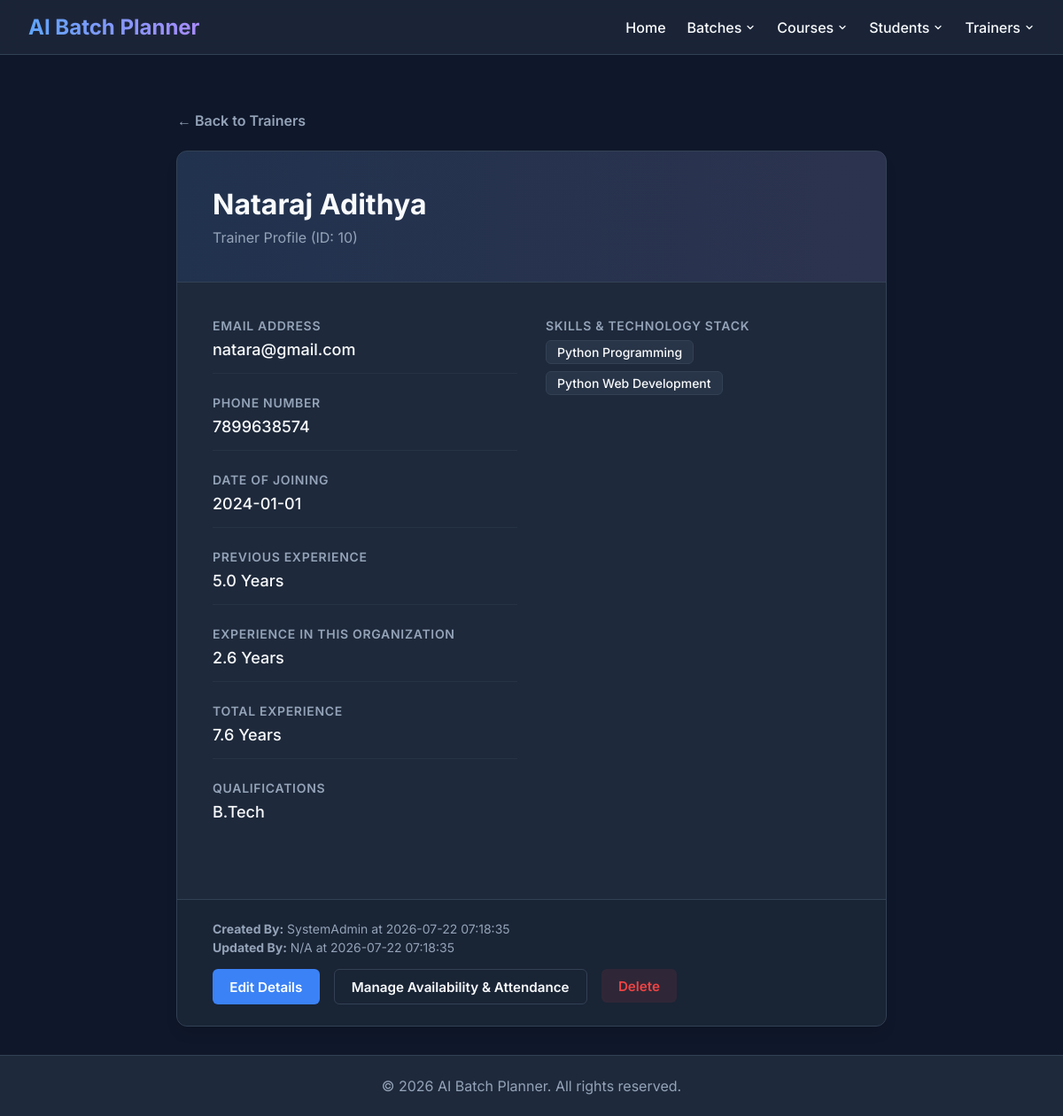
/trainers/10, run on the app's committed database.
### tables this page shows
CREATE TABLE trainer (
    trainer_id INTEGER PRIMARY KEY AUTOINCREMENT,

    full_name TEXT NOT NULL,

    email TEXT NOT NULL UNIQUE,

    phone TEXT NOT NULL UNIQUE,

    skills TEXT NOT NULL,

    qualifications TEXT,

    experience INTEGER NOT NULL CHECK (experience >= 0),

    status TEXT NOT NULL CHECK(status IN ('Active','Inactive')),

    created_at TIMESTAMP DEFAULT CURRENT_TIMESTAMP,

    updated_at TIMESTAMP DEFAULT CURRENT_TIMESTAMP,

    created_by TEXT,

    updated_by TEXT
, date_of_joining TEXT, previous_experience REAL DEFAULT 0.0);

### routes/trainer_routes.py (the view)
@trainer_bp.route("/trainers/<int:trainer_id>", methods=["GET"])
def view_trainer_details(trainer_id):
    trainer = get_trainer_by_id(trainer_id)
    if not trainer:
        flash("Trainer not found.", "error")
        return redirect(url_for("trainer.view_trainers"))
    return render_template(
        "trainer_details.html",
        trainer=trainer
    )

### database/db.py (called while the page is built)
def get_connection():
    connection = sqlite3.connect(DATABASE_NAME)
    connection.row_factory = sqlite3.Row
    connection.execute("PRAGMA foreign_keys = ON")
    return connection

### models/trainer.py (called while the page is built)
def get_trainer_by_id(trainer_id):
    connection = get_connection()
    try:
        cursor = connection.cursor()
        query = """
            SELECT
                trainer_id,
                full_name,
                email,
                phone,
                skills,
                qualifications,
                experience,
                date_of_joining,
                previous_experience,
                status,
                created_at,
                updated_at,
                created_by,
                updated_by
            FROM trainer
            WHERE trainer_id = ?
        """
        cursor.execute(query, (trainer_id,))
        return cursor.fetchone()
    finally:
        connection.close()

def get_trainer_availability_by_date(trainer_id, date_str):
    connection = get_connection()
    try:
        cursor = connection.cursor()
        query = """
            SELECT availability_id, trainer_id, date, status, availability_type, duration_type, time_slot, start_time, end_time, description, created_at, updated_at, created_by, updated_by
            FROM trainer_availablity
            WHERE trainer_id = ? AND date = ?
        """
        cursor.execute(query, (trainer_id, date_str))
        return cursor.fetchone()
    finally:
        connection.close()

def get_calendar_event_by_date(date_str):
    connection = get_connection()
    try:
        cursor = connection.cursor()
        query = """
            SELECT event_id, date, event_type, description, created_at, updated_at, created_by, updated_by
            FROM calendar_event
            WHERE date = ?
        """
        cursor.execute(query, (date_str,))
        return cursor.fetchone()
    finally:
        connection.close()

### templates/trainer_details.html (shortened to what this page needs)
{% extends 'base.html' %}
{% block content %}
<div style="margin-bottom: 1.5rem; max-width: 800px; margin-left: auto; margin-right: auto;">
    <a href="{{ url_for('trainer.view_trainers') }}" style="color: var(--text-muted); display: inline-flex; align-items: center; gap: 0.5rem; font-weight: 600; text-decoration: none;">
        &larr; Back to Trainers
    </a>
</div>
<div class="profile-card">
    <div class="profile-header">
        <div class="profile-title-area">
            <h2>{{ trainer['full_name'] }}</h2>
            <div class="profile-subtitle">Trainer Profile (ID: {{ trainer['trainer_id'] }})</div>
        </div>
    </div>
    <div class="profile-body">
        <div class="profile-grid">
            <div>
                <div class="info-group">
                    <div class="info-label">Email Address</div>
                    <div class="info-value">{{ trainer['email'] }}</div>
                </div>
                <div class="info-group" style="margin-top: 1.5rem;">
                    <div class="info-label">Phone Number</div>
                    <div class="info-value">{{ trainer['phone'] }}</div>
                </div>
                <div class="info-group" style="margin-top: 1.5rem;">
                    <div class="info-label">Date of Joining</div>
                    <div class="info-value">{{ trainer['date_of_joining'] or 'N/A' }}</div>
                </div>
                <div class="info-group" style="margin-top: 1.5rem;">
                    <div class="info-label">Previous Experience</div>
                    <div class="info-value">{{ trainer['previous_experience'] }} Years</div>
                </div>
                <div class="info-group" style="margin-top: 1.5rem;">
                    <div class="info-label">Experience in this Organization</div>
                    <div class="info-value">{{ trainer['this_org_experience'] }} Years</div>
                </div>
                <div class="info-group" style="margin-top: 1.5rem;">
                    <div class="info-label">Total Experience</div>
                    <div class="info-value">{{ trainer['total_experience'] }} Years</div>
                </div>
                <div class="info-group" style="margin-top: 1.5rem;">
                    <div class="info-label">Qualifications</div>
                    <div class="info-value">{{ trainer['qualifications'] or 'N/A' }}</div>
                </div>
            </div>
            <div>
                <div class="info-group" style="border-bottom: none;">
                    <div class="info-label">Skills & Technology Stack</div>
                    <div class="skills-container">
                        {% for skill in trainer['skills'].split(',') %}
                            {% if skill.strip() %}
                                <span class="skill-tag">{{ skill.strip() }}</span>
                            {% endif %}
                        {% endfor %}
                    </div>
                </div>
            </div>
        </div>
    </div>
    <div class="profile-footer">
        <div class="timestamps">
            <div><strong>Created By:</strong> {{ trainer['created_by'] or 'N/A' }} at {{ trainer['created_at'] }}</div>
            <div style="margin-top: 0.25rem;"><strong>Updated By:</strong> {{ trainer['updated_by'] or 'N/A' }} at {{ trainer['updated_at'] }}</div>
        </div>
        <div class="actions-row">
            <a href="{{ url_for('trainer.edit_trainer_page', trainer_id=trainer['trainer_id']) }}" class="btn btn-primary">Edit Details</a>
            <a href="{{ url_for('attendance.view_attendance') }}" class="btn btn-outline">Manage Availability & Attendance</a>
            <form action="{{ url_for('trainer.remove_trainer', trainer_id=trainer['trainer_id']) }}" method="POST" class="delete-form" style="display:inline;">
                <button type="submit" class="btn btn-danger">Delete</button>
            </form>
        </div>
    </div>
</div>
{% endblock %}

### templates/base.html (style rules this page uses)
:root { --bg-color: #0f172a; --surface-color: #1e293b; --surface-hover: #334155; --primary: #3b82f6; --primary-hover: #2563eb; --text-main: #f8fafc; --text-muted: #94a3b8; --danger: #ef4444; --success: #10b981; --border: #334155; }
body { margin: 0; font-family: 'Inter', sans-serif; background-color: var(--bg-color); color: var(--text-main); display: flex; flex-direction: column; min-height: 100vh; }
form { display: flex; flex-direction: column; gap: 12px; max-width: 500px; }
button { padding: 10px 15px; background-color: var(--primary); color: white; border: none; border-radius: 8px; cursor: pointer; font-size: 1rem; font-weight: 600; transition: background-color 0.2s; margin-top: 10px; }
.btn { display: inline-flex !important; align-items: center !important; justify-content: center !important; box-sizing: border-box !important; vertical-align: middle !important; margin: 0 !important; }
a { color: var(--primary); text-decoration: none; font-weight: 500; transition: color 0.2s; }

### templates/trainer_details.html (style rules this page uses)
.profile-card { max-width: 800px; margin: 0 auto; background: var(--surface-color); border: 1px solid var(--border); border-radius: 12px; box-shadow: 0 10px 15px -3px rgba(0, 0, 0, 0.1); overflow: hidden; }
.profile-header { background: linear-gradient(90deg, rgba(59, 130, 246, 0.1), rgba(167, 139, 250, 0.1)); border-bottom: 1px solid var(--border); padding: 2.5rem; display: flex; justify-content: space-between; align-items: center; flex-wrap: wrap; gap: 1.5rem; }
.profile-title-area h2 { margin: 0 0 0.5rem 0; font-size: 2rem; font-weight: 700; color: var(--text-main); }
.profile-subtitle { color: var(--text-muted); font-size: 1rem; }
.profile-body { padding: 2.5rem; }
.profile-grid { display: grid; grid-template-columns: repeat(auto-fit, minmax(280px, 1fr)); gap: 2rem; margin-bottom: 2rem; }
.info-group { border-bottom: 1px solid rgba(51, 65, 85, 0.4); padding-bottom: 1rem; }
.info-group:last-child { border-bottom: none; }
.info-label { font-size: 0.875rem; color: var(--text-muted); font-weight: 600; text-transform: uppercase; letter-spacing: 0.05em; margin-bottom: 0.5rem; }
.info-value { font-size: 1.125rem; color: var(--text-main); font-weight: 500; }
.skills-container { display: flex; flex-wrap: wrap; gap: 0.5rem; margin-top: 0.5rem; }
.skill-tag { background: rgba(51, 65, 85, 0.5); border: 1px solid var(--border); color: var(--text-main); padding: 0.25rem 0.75rem; border-radius: 6px; font-size: 0.875rem; font-weight: 500; }
.profile-footer { background: rgba(15, 23, 42, 0.3); border-top: 1px solid var(--border); padding: 1.5rem 2.5rem; display: flex; justify-content: space-between; align-items: center; flex-wrap: wrap; gap: 1rem; }
.timestamps { font-size: 0.875rem; color: var(--text-muted); }
.actions-row { display: flex; gap: 1rem; }
.btn { padding: 0.6rem 1.2rem; border-radius: 6px; font-weight: 600; cursor: pointer; border: none; transition: all 0.2s; text-decoration: none; display: inline-block; font-family: inherit; font-size: 0.95rem; }
.btn-primary { background: var(--primary); color: white; }
.btn-outline { background: transparent; border: 1px solid var(--border); color: var(--text-main); }
.btn-danger { background: rgba(239, 68, 68, 0.1); color: var(--danger); }

### data on the page
trainer: full_name "Nataraj Adithya", trainer_id "10", email "natara@gmail.com", phone "7899638574", date_of_joining "2024-01-01", previous_experience "5.0", qualifications "B.Tech", created_by "SystemAdmin", created_at "2026-07-22 07:18:35", updated_at "2026-07-22 07:18:35"

### other printed values
{{ trainer['this_org_experience'] }} "2.6"
{{ trainer['total_experience'] }} "7.6"
{{ skill.strip() }} "Python Programming" "Python Web Development"
{{ trainer['updated_by'] or 'N/A' }} "N/A"
